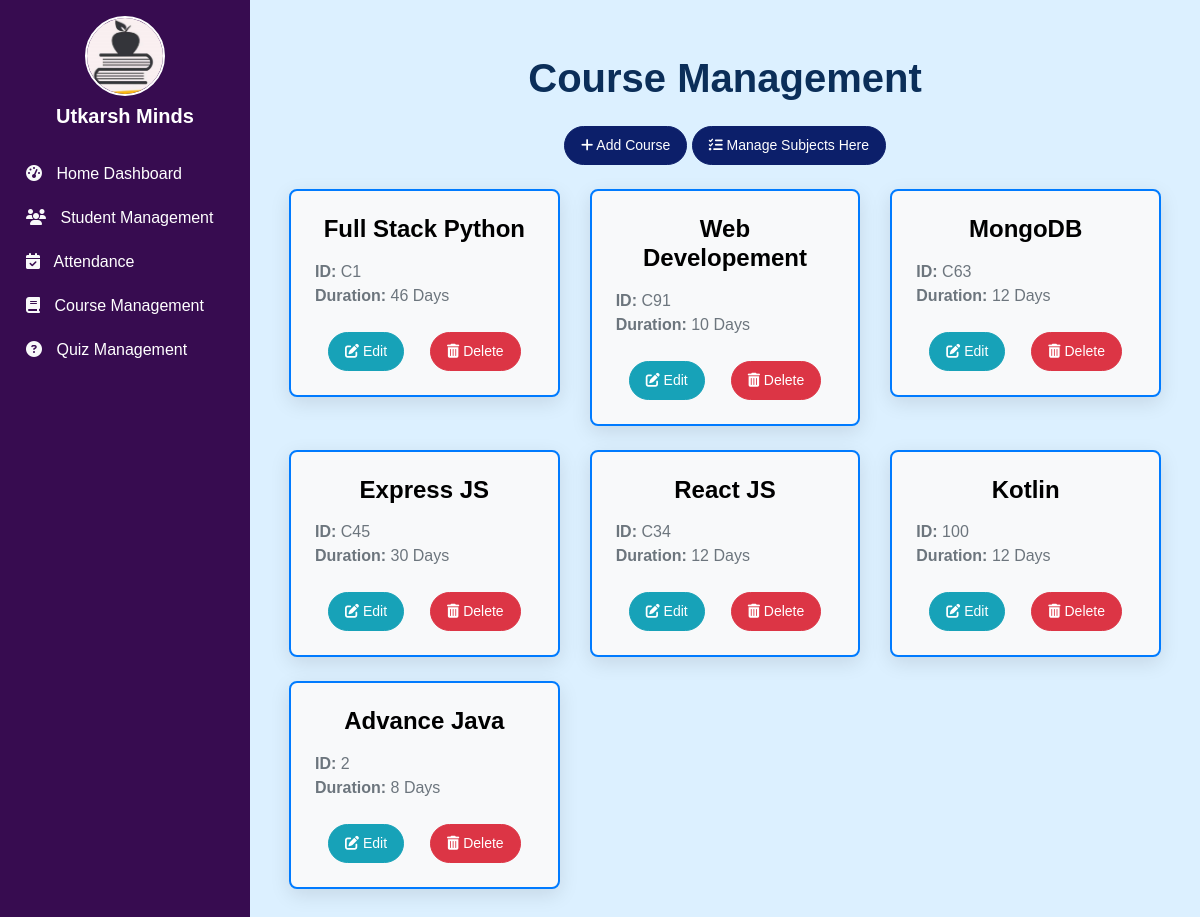
Page /coursemgt/ on the earlier database version.
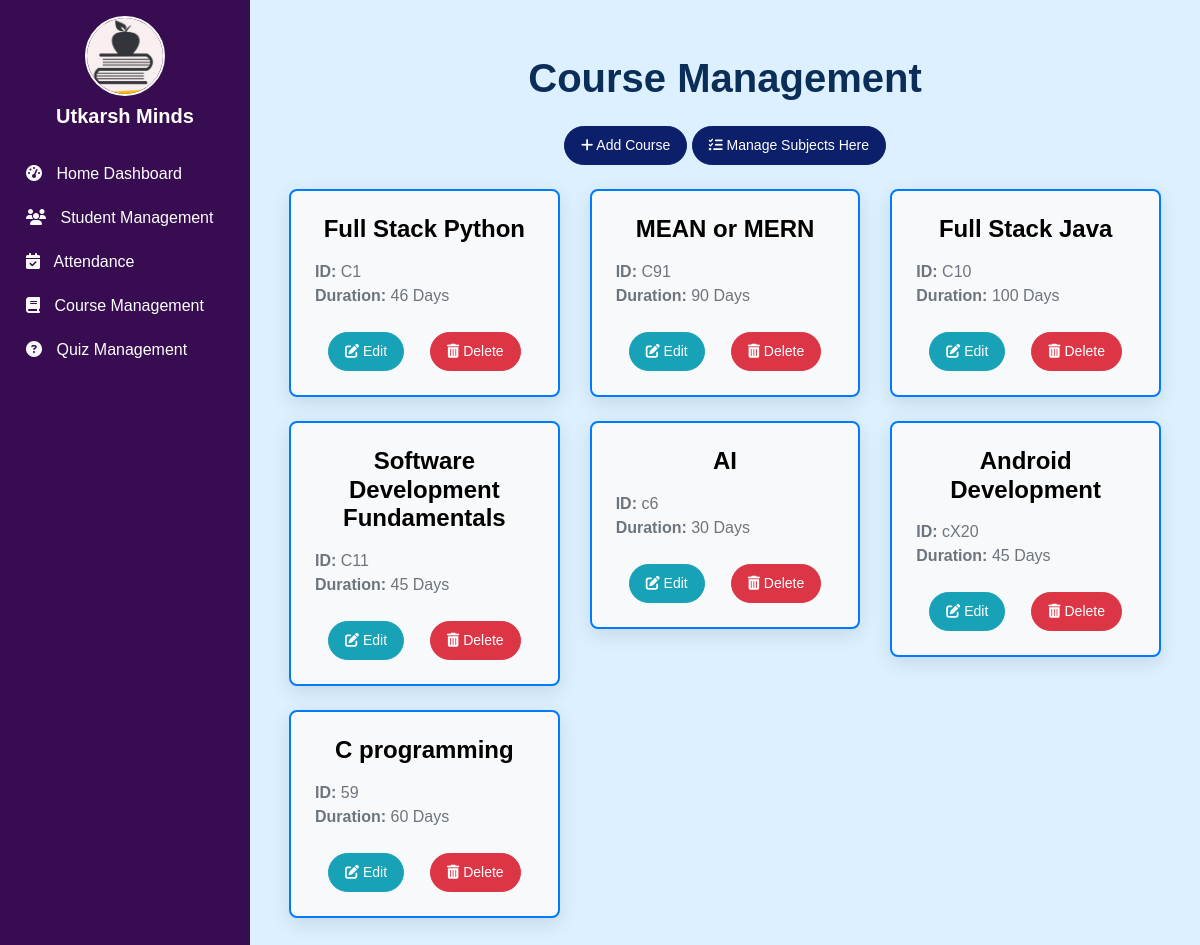
Same page on the later database version.
### coursemgt/models.py (models this page shows, shortened)
class Course(models.Model):
    c_id = models.TextField(primary_key=True)
    cname = models.CharField(max_length=255)
    cduration = models.IntegerField()

### coursemgt/views.py (the view)
# urls.py: path("", views.course_home, name="course_home"),
def course_home(request):
    courses = Course.objects.all()
    return render(request, "coursemgt/course_home.html", {'courses':courses})

### coursemgt/templates/coursemgt/course_home.html (shortened to what this page needs)
{% extends "base.html" %}
{% block linker %}
<link rel="stylesheet" href="/static/css/course_home.css">
{% endblock linker %}
{% block body %}
<h1 class="text-center mb-4" style="font-size: 2.5rem; font-weight: bold; color: #0b2e59;">Course Management</h1>
<div class="container">
    <div class="text-center mb-4">
        <a href="{% url 'course_add' %}" class="btn btn-primary btn-lg me-4">
            <i class="fas fa-plus"></i> Add Course
        </a>
        <a href="{% url 'subject_home' %}" class="btn btn-primary btn-lg">
            <i class="fa-solid fa-list-check"></i> Manage Subjects Here
        </a>
    </div>
    <div class="row">
        {% for c in courses %}
        <div class="col-md-4 mb-4">
            <div class="card border-primary shadow-lg">
                <div class="card-body">
                    <h5 class="card-title text-center">{{ c.cname }}</h5>
                    <p class="card-text text-muted">
                        <strong>ID:</strong> {{ c.c_id }}<br>
                        <strong>Duration:</strong> {{ c.cduration }} Days
                    </p>
                    <div class="d-flex justify-content-around">
                        <a href="/coursemgt/course_update/{{ c.c_id }}" class="btn btn-info">
                            <i class="fas fa-edit"></i> Edit
                        </a>
                        <a href="/coursemgt/course_delete/{{ c.c_id }}" class="btn btn-danger">
                            <i class="fas fa-trash-alt"></i> Delete
                        </a>
                    </div>
                </div>
            </div>
        </div>
        {% endfor %}
    </div>
</div>
{% endblock body %}

### templates/base.html (shortened to what this page needs)
<!DOCTYPE html>
<html lang="en">
<head>
    <link rel="stylesheet" href="https://cdn.jsdelivr.net/npm/bootstrap@4.0.0/dist/css/bootstrap.min.css">
    <link rel="stylesheet" href="https://cdnjs.cloudflare.com/ajax/libs/font-awesome/6.6.0/css/all.min.css" />
    <link rel="stylesheet" href="/static/css/base_style.css">
    {% block linker %}{% endblock linker %}
</head>
<body class="d-flex flex-column min-vh-100">
    <div class="d-flex flex-fill">
        <div id="sidebar" class="bg-custom text-white p-3" style="min-width: 250px;">
            <div class="text-center mb-4">
                <img src="/static/images/logo.png" alt="Profile Photo" class="profile-photo">
                <h5 class="mt-2">Utkarsh Minds</h5>
            </div>
            <ul class="nav flex-column">
                <li class="nav-item">
                    <a class="nav-link text-white" href="{% url 'homedash_home' %}">
                        <i class="fas fa-tachometer-alt"></i> Home Dashboard
                    </a>
                </li>
                <li class="nav-item">
                    <a class="nav-link text-white" href="{% url 'student_home' %}">
                        <i class="fas fa-users"></i> Student Management
                    </a>
                </li>
                <li class="nav-item">
                    <a class="nav-link text-white" href="{% url 'attendance_home' %}">
                        <i class="fas fa-calendar-check"></i> Attendance
                    </a>
                </li>
                <li class="nav-item">
                    <a class="nav-link text-white" href="{% url 'course_home' %}">
                        <i class="fas fa-book"></i> Course Management
                    </a>
                </li>
                <li class="nav-item">
                    <a class="nav-link text-white" href="{% url 'quiz_home' %}">
                        <i class="fas fa-question-circle"></i> Quiz Management
                    </a>
                </li>
            </ul>
        </div>
        <div class="content p-4 flex-fill">
            {% block body %}
            {% endblock body %}
        </div>
    </div>
</body>
</html>

### static/css/base_style.css (style rules this page uses)
body { margin: 0; padding: 0; font-family: "Quicksand", sans-serif; font-optical-sizing: auto; font-style: normal; }

### coursemgt/static/css/course_home.css (style rules this page uses)
.card { border: none; border-radius: 15px; overflow: hidden; transition: transform 0.3s, box-shadow 0.3s; box-shadow: 0 6px 20px rgba(0, 0, 0, 0.1); }
.card-title { font-size: 1.5rem; font-weight: bold; margin-bottom: 1rem; }
.card-text { font-size: 1rem; margin-bottom: 1.5rem; }
.btn { font-size: 0.875rem; padding: 0.5rem 1rem; border-radius: 30px; }
.btn-danger { background-color: #d9534f; border-color: #d43f3a; }

### coursemgt/templates/coursemgt/course_home.html (style rules this page uses)
h1 { text-align: center; margin-top: 30px; font-size: 2.5rem; color: #0b2e59; font-weight: 700; }
body { font-family: 'Arial', sans-serif; }
.text-center { text-align: center; }
.mb-4 { margin-bottom: 1.5rem; }
.btn-primary { background-color: #0c1f6a; border-color: #0c1f6a; color: white; }
.btn-info { background-color: #17a2b8; border-color: #17a2b8; color: white; }
.btn-danger { background-color: #dc3545; border-color: #dc3545; color: white; }
.card { border-radius: 0.5rem; overflow: hidden; background-color: #f8f9fa; border: 2px solid #0b2e59; transition: transform 0.3s, box-shadow 0.3s; }
.card-body { padding: 1.5rem; }
.card-title { font-size: 1.5rem; margin-bottom: 1rem; color: #000000; }
.card-text { font-size: 1rem; color: #6c757d; }

### templates/base.html (style rules this page uses)
body { background: rgb(220,240,255); background: linear-gradient(0deg, rgba(220,240,255,1) 0%); }
#sidebar { background-color: #370c50; color: white; }
.profile-photo { width: 80px; height: 80px; border: 2px solid white; border-radius: 50%; object-fit: cover; }
h5 { font-size: 1.25rem; font-weight: bold; }
#sidebar .nav-link { font-size: 1rem; padding: 10px 10px; border-radius: 0.375rem; transition: background-color 0.3s ease; color: #f8f9fa; }
#sidebar .nav-link i { margin-right: 10px; color: #f8f9fa; }
.content { padding: 20px; }
.d-flex { display: flex; }
.flex-fill { flex: 1; }
.min-vh-100 { min-height: 100vh; }

Differences in the rows shown:
removed Course: cname "MongoDB", c_id "C63", cduration "12"
removed Course: cname "Express JS", c_id "C45", cduration "30"
removed Course: cname "React JS", c_id "C34", cduration "12"
removed Course: cname "Kotlin", c_id "100", cduration "12"
removed Course: cname "Advance Java", c_id "2", cduration "8"
changed Course "C91": cname "Web Developement" → "MEAN or MERN"; cduration "10" → "90"
added Course: cname "Full Stack Java", c_id "C10", cduration "100"
added Course: cname "Software Development Fundamentals", c_id "C11", cduration "45"
added Course: cname "AI", c_id "c6", cduration "30"
added Course: cname "Android Development", c_id "cX20", cduration "45"
added Course: cname "C programming", c_id "59", cduration "60"
